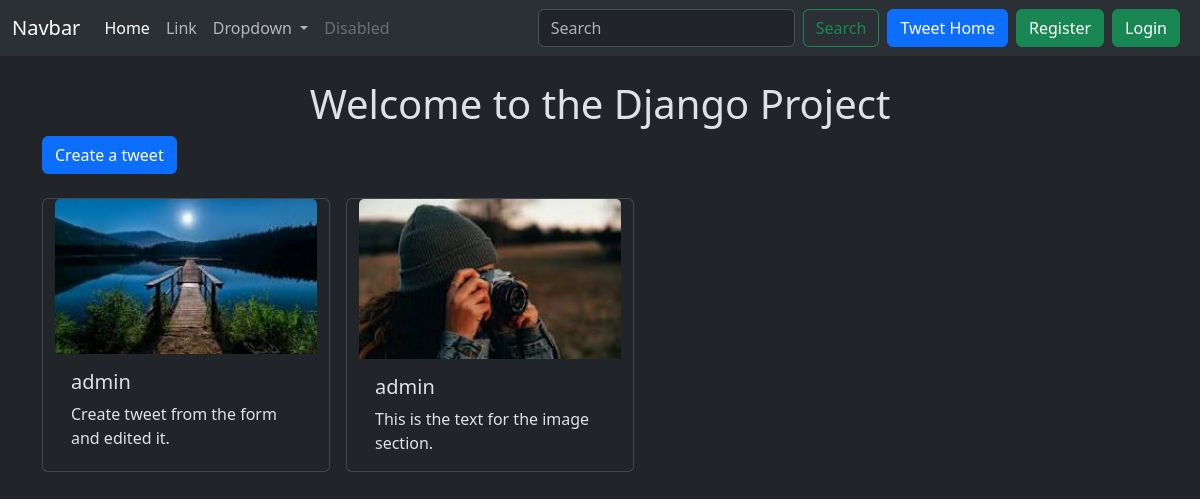
Page /tweet/ on the earlier database version.
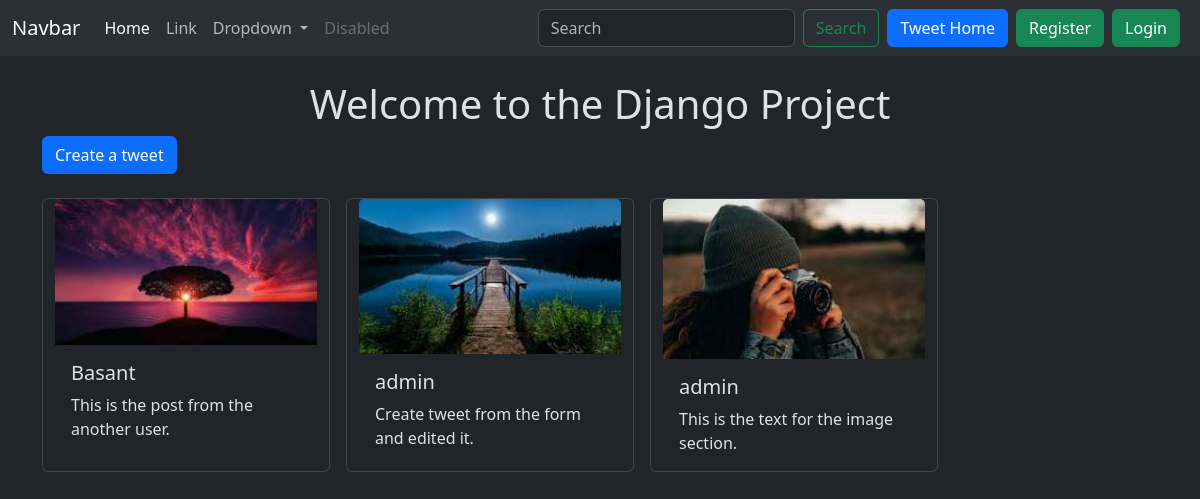
Same page on the later database version.
### tweet/models.py (models this page shows, shortened)
class Tweet(models.Model):
    user=models.ForeignKey(User,on_delete=models.CASCADE)
    text=models.TextField(max_length=240)
    photo=models.ImageField(upload_to='photos/', blank=True, null=True)
    created_at=models.DateTimeField(auto_now_add=True)
    updated_at=models.DateTimeField(auto_now=True)

### tweet/views.py (the view)
# urls.py: path('',views.tweet_list,name='tweet_list'),
def tweet_list(request):
    tweets=Tweet.objects.all().order_by('-created_at')
    return render(request,'tweet_list.html',{'tweets':tweets})

### tweet/templates/tweet_list.html (shortened to what this page needs)
{% extends "layout.html" %}
{% block content %}
    <h1 class='text-center mt-4'>Welcome to the Django Project</h1>
    <a href="{% url "tweet_create" %}" class="btn btn-primary mb-4">Create a tweet</a>
    <div class="container row gap-3">
        {% for tweet in tweets %}
        <div class="card" style="width: 18rem;">
            <img src="{{ tweet.photo.url }}" class="card-img-top" alt="photo">
            <div class="card-body">
              <h5 class="card-title">{{tweet.user.username}}</h5>
              <p class="card-text">{{tweet.text}}</p>
            </div>
          </div>
        {% endfor %}
    </div>
{% endblock %}

Differences in the rows shown:
added Tweet: photo (picture), user.username "Basant", text "This is the post from the another user."
